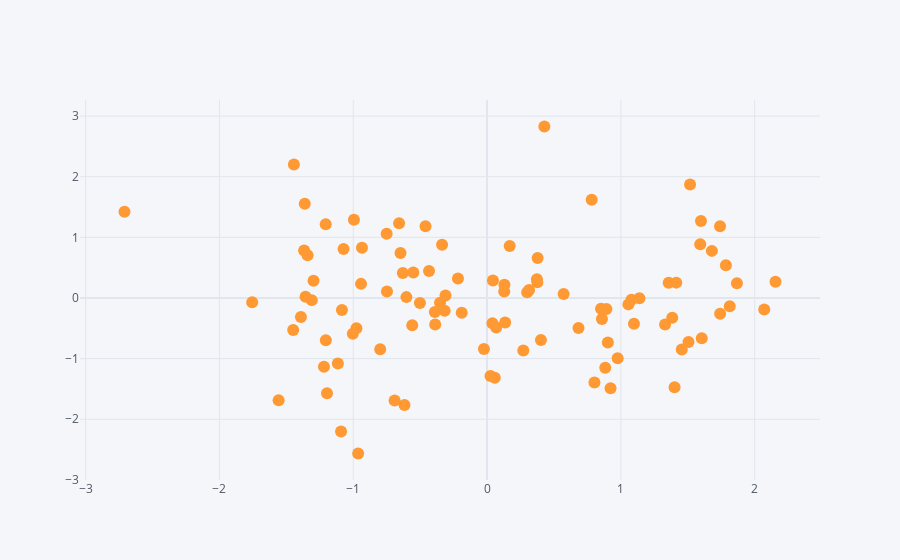

This figure's notebook cell:
### Code cell
df.iplot(kind="scatter", x="A", y="B", mode="markers")
